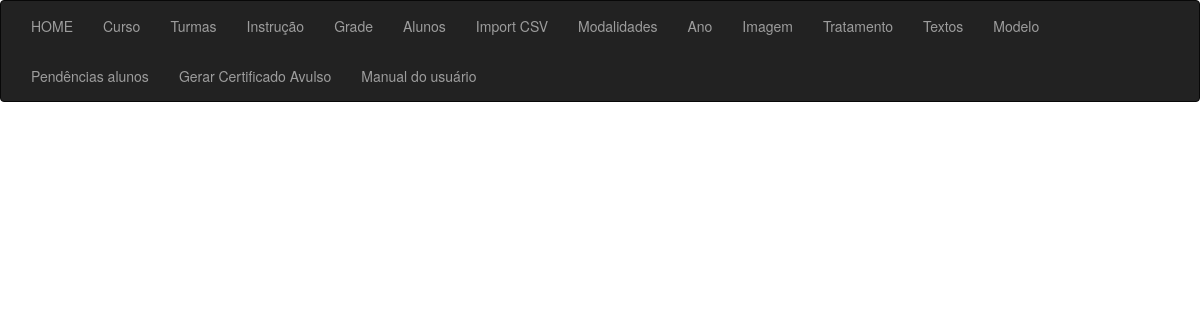
/sgc/certificado_lista/, run on an earlier commit of the app's database.
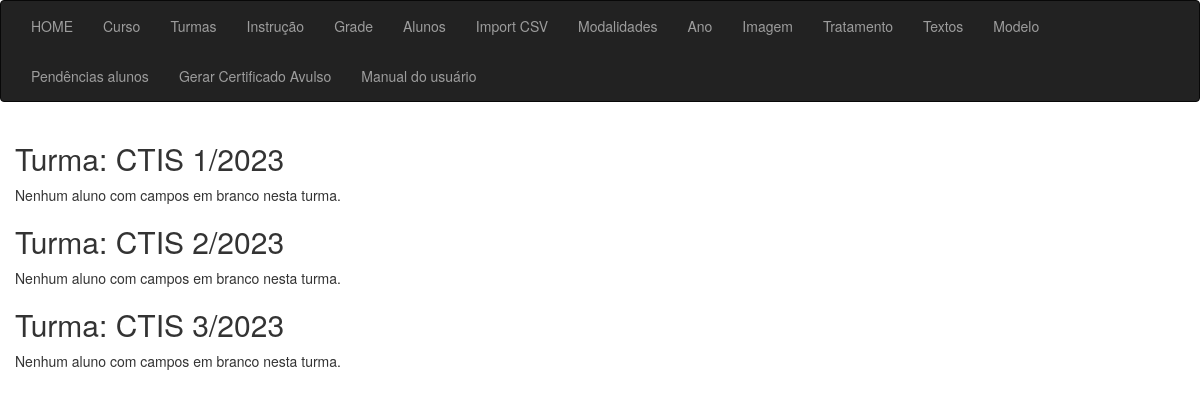
And on a later commit of the database.
### app_cert/models.py (models this page shows)
class Turma(models.Model):
    id = models.AutoField(primary_key=True)
    fk_ano_curso = models.ForeignKey(Ano, on_delete=models.CASCADE, verbose_name="FK Ano do Curso")
    fk_curso = models.ForeignKey(Curso, on_delete=models.CASCADE, verbose_name="FK Curso")
    fk_tipo = models.ForeignKey(Tipo, on_delete=models.CASCADE, verbose_name="FK Tipo: EAD - Presencial")
    fk_modelo = models.ForeignKey(Modelo, on_delete=models.CASCADE, verbose_name="FK Modelo: Certificado/Honra/Participação")
    fk_assinaturas_ch = models.ForeignKey(Imagem, on_delete=models.CASCADE, verbose_name="FK Assinaturas CH", related_name='fk_imagem_ch', null=True)
    fk_assinaturas_dpl = models.ForeignKey(Imagem, on_delete=models.CASCADE, verbose_name="FK Chefe de divisão", related_name='fk_imagem_dpl',null=True)
    fk_img_frente = models.ForeignKey(Imagem, on_delete=models.CASCADE, verbose_name="FK Frente", related_name='fk_img_frente',null=True)
    fk_img_fundo = models.ForeignKey(Imagem, on_delete=models.CASCADE, verbose_name="FK Fundo", related_name='fk_img_fundo',null=True)
    turma = models.CharField(max_length=50, verbose_name="Descrição no certificado:")
    data_turma_interno = models.CharField(max_length=200, verbose_name="Texto data alunos Internos", null=True, blank=True)
    data_turma_externo = models.CharField(max_length=200, verbose_name="Texto data alunos Externos", null=True, blank=True)
    create_at = models.DateTimeField(auto_now_add=True, null=True)
    def __str__(self):
        return str(self.turma)
    class Meta:
        verbose_name = 'Turma'
        verbose_name_plural = 'Turmas'
        ordering = ['create_at']

### app_cert/views/views_certificado.py (the view)
# urls.py: path('certificado_lista/', certificado_lista, name="certificado_lista"),
def certificado_lista(request):
    todos_alunos = Aluno.objects.order_by('id')
    context = {}
    for aluno in todos_alunos:
        turma = aluno.fk_turma
        if turma not in context:
            context[turma] = []
        campos_vazios = (
            aluno.aluno_nome == '' or
            aluno.aluno_cpf == '' or
            aluno.aluno_email == '' or
            aluno.fk_turma == '' or
            aluno.fk_curso is None or
            aluno.fk_om is None or
            aluno.fk_forca_orgao is None or
            aluno.fk_posto is None or
            aluno.fk_quadro is None or
            aluno.fk_especialidade is None or
            aluno.fk_in_ex is None or
            aluno.fk_tratamento is None
        )
        if campos_vazios:
            context[turma].append(aluno)
    print(f"Print variável CONTEXT: {context}")
    return render(request, 'certificado/lista.html', {'context': context})

### app_cert/templates/certificado/lista.html (shortened to what this page needs)
{% extends 'sgc_base.html' %}
{% block content %}
<div class="container">
    <div class="row">
        {% for turma, alunos in context.items %}
        <h2>Turma: {{ turma }}</h2>
        {% if alunos %}
            <ul>
            {% for aluno in alunos %}
                <li>
                    ID: {{ aluno.id }}<br>
                    Nome: {{ aluno.aluno_nome }}<br>
                    CPF: {{ aluno.aluno_cpf }}<br>
                    Email: {{ aluno.aluno_email }}<br>
                    Turma: {{ aluno.fk_turma }}<br>
                    FK Curso: {{ aluno.fk_curso }}<br>
                    FK OM: {{ aluno.fk_om }}<br>
                    FK Força/Orgão: {{ aluno.fk_forca_orgao }}<br>
                    FK Posto: {{ aluno.fk_posto }}<br>
                    FK Quadro: {{ aluno.fk_quadro }}<br>
                    FK Especialidade: {{ aluno.fk_especialidade }}<br>
                    FK In/Ex: {{ aluno.fk_in_ex }}<br>
                    FK Tratamento: {{ aluno.fk_tratamento }}<br>
                    <a href="/aluno_editar/{{ aluno.id }}/" class="btn btn btn-warning">EDITAR</a>
                </li>
            {% endfor %}
            </ul>
        {% else %}
            <p>Nenhum aluno com campos em branco nesta turma.</p>
        {% endif %}
    {% endfor %}
            </div>
        </div>
{% endblock %}

What changed in the data, as far as the page shows it:
added Turma: turma "CTIS 1/2023"
added Turma: turma "CTIS 2/2023"
added Turma: turma "CTIS 3/2023"
